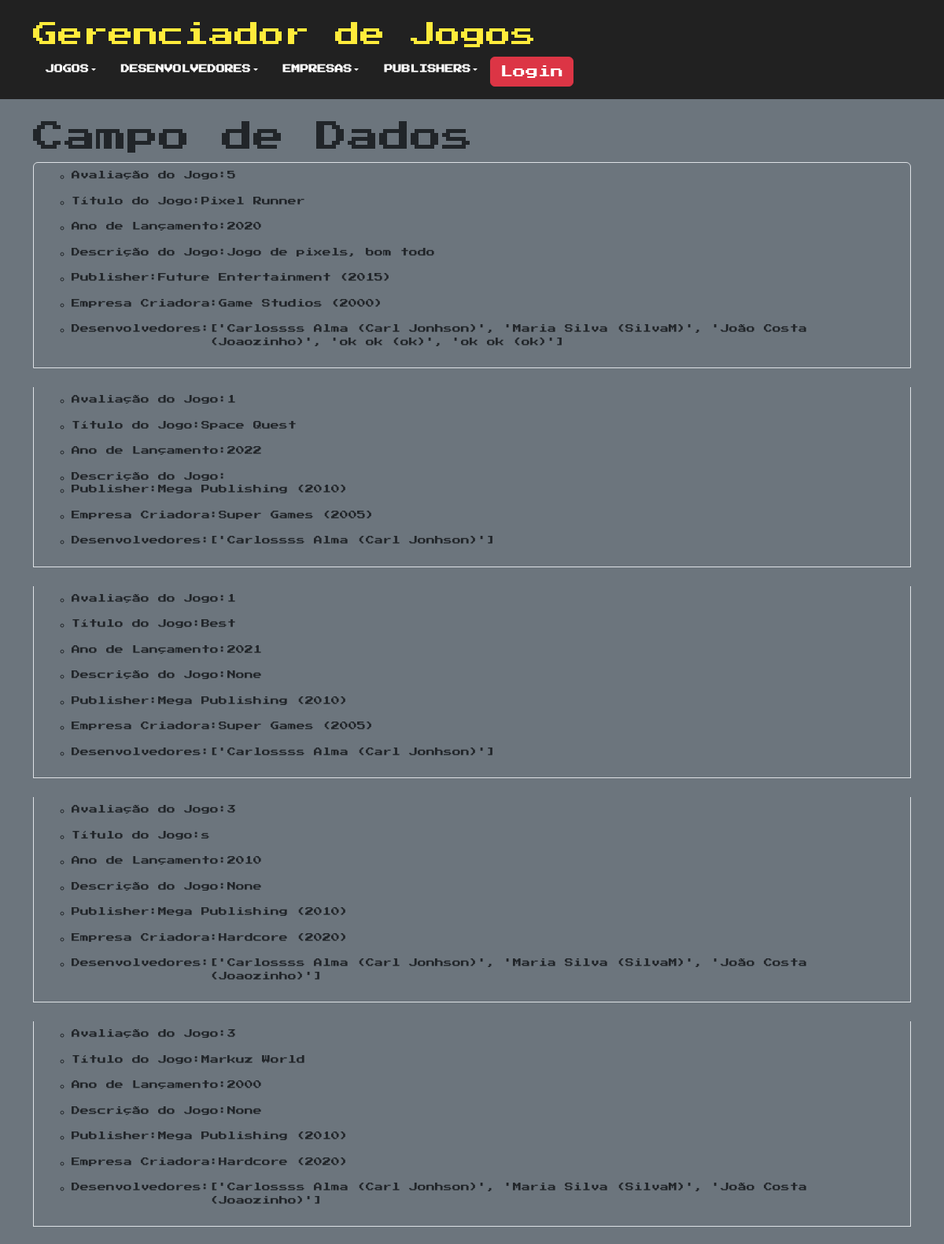
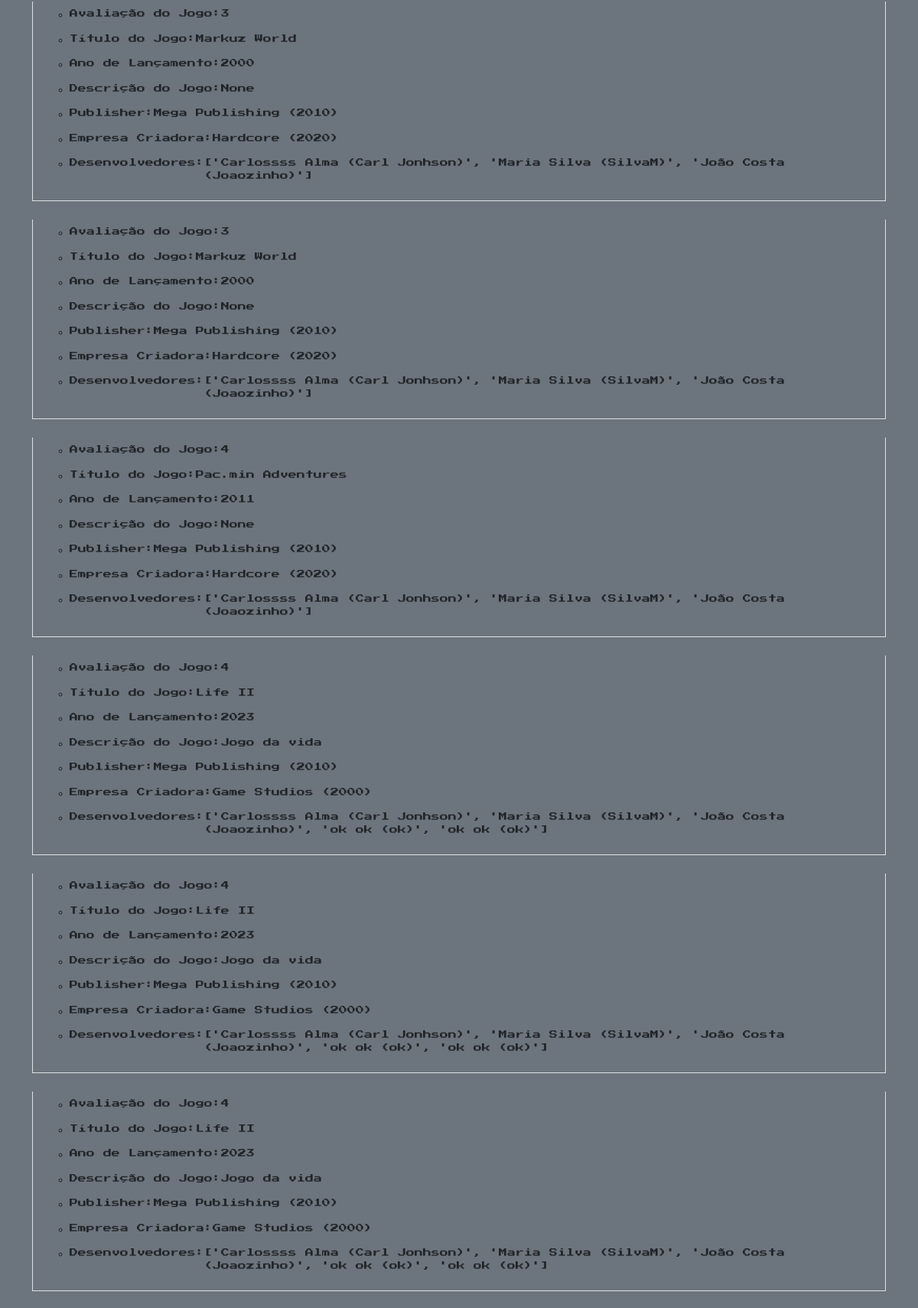
Screenshot of /detalhar/ (upper part) with the database file from the repository (2 pictures, top to bottom).
### games/models.py (models this page shows, shortened)
class Publisher (models.Model):
    enterprise_pub = models.ForeignKey(Enterprise, on_delete=models.CASCADE)
    publisher_name = models.CharField(max_length=30)
    publisher_year = models.PositiveIntegerField()
    def __str__(self):
      return f"{self.publisher_name} ({self.publisher_year})"

class Game (models.Model):
    class Star_Values(models.IntegerChoices):
       MUITO_RUIM = 1, 'MUITO RUIM'
       RUIM = 2, 'RUIM'
       BOM = 3, 'BOM'
       MUITO_BOM = 4, 'MUITO BOM'
       EXCELENTE = 5, 'EXCELENTE'
    game_star = models.IntegerField(choices=Star_Values.choices)
    title_game = models.CharField(max_length=30)
    year_game = models.PositiveIntegerField()
    description_game = models.TextField(null=True, blank=True)
    devs_game =  models.ManyToManyField(Dev)
    publisher_game = models.ForeignKey(Publisher, on_delete=models.CASCADE)
    enterprise_game = models.ForeignKey(Enterprise, on_delete=models.CASCADE)

class Enterprise (models.Model):
    enterprise_name = models.CharField(max_length=30)
    enterprise_year = models.PositiveIntegerField()
    def __str__(self):
      return f"{self.enterprise_name} ({self.enterprise_year})"

### games/views.py (the view)
# urls.py: path('detalhar/', DataListDetails.as_view(), name='detalhar'),
class DataListDetails(TemplateView):
    template_name = 'detalhar_dados.html'
    def get_context_data(self, **kwargs):
        context = super().get_context_data(**kwargs)
        model_choice = self.request.GET.get('model', 'game')
        if model_choice == 'game':
            model = Game
            form_class = GameForm
        elif model_choice == 'enterprise':
            model = Enterprise
            form_class = EnterpriseForm
        elif model_choice == 'dev':
            model = Dev
            form_class = DevForm
        elif model_choice == 'publisher':
            model = Publisher
            form_class = PublisherForm
        else:
            model = Game
            form_class = GameForm
        items = model.objects.all()
        field_names = [field for field in form_class._meta.fields]
        field_label = {field: form_class._meta.labels.get(field) for field in field_names}
        items_with_fields = []
        for item in items:
            item_data = {}
            for field in model._meta.get_fields():
                if field.concrete:
                    field_name = field.name
                    field_value = getattr(item, field_name)
                    if field.many_to_many:
                        field_value = list(field_value.all())
                        field_value = [str(val) for val in field_value]
                    if field_name in field_label:
                        item_data[field_label[field_name]] = field_value
                    else:
                        item_data[field_name] = field_value
            items_with_fields.append(item_data)
        context['items_with_fields'] = items_with_fields
        context['model_choice'] = model_choice
        return context

### games/models.py (called while the page is built)
    def __str__(self):
      return f"{self.dev_name} {self.dev_last_name} ({self.dev_nickname})"

### games/templates/detalhar_dados.html (shortened to what this page needs)
{% extends 'base.html' %}
{% block content %}
<body>
  <h1>Campo de Dados</h1>
  <ul class="list-group">
      {% for item_data in items_with_fields %}
          <li class="bg-secondary list-group-item d-flex justify-content-between alig-item-center mb-4">
              <ul>
              <div>
                  {% for field, value in item_data.items %}
                    {% if field != "id" %}
                      <div class="d-flex">
                        <li class="text-dark"><strong>{{ field }}: </strong> </li> <p> {{ value }}</p>
                      </div>
                    {% endif %}
                  {% endfor %}
              </div>
              </ul>
              <br/>
          </li>
      {% endfor %}
  </ul>
</body>
{% endblock %}

### games/templates/base.html (style rules this page uses)
.press-start-font { font-family: "Press Start 2P", serif; font-size: 11px; font-style: normal; font-weight: 300; }

### rows the page displays
Publisher: item_data "Avaliação do Jogo" "Título do Jogo" "Ano de Lançamento" "Descrição do Jogo" "Desenvolvedores", item_data "5" "2020" "['Carlossss Alma (Carl Jonhson)', 'Maria Silva (SilvaM)', 'João Costa (Joaozinho)', 'ok ok (ok)', 'ok ok (ok)']", field "Publisher", publisher_name+publisher_year "Future Entertainment (2015)"
Game: item_data "Pixel Runner" "Jogo de pixels, bom todo"
Enterprise: field "Empresa Criadora", enterprise_name+enterprise_year "Game Studios (2000)"
Publisher: item_data "Avaliação do Jogo" "Título do Jogo" "Ano de Lançamento" "Descrição do Jogo" "Desenvolvedores" "Avaliação do Jogo" "Título do Jogo" "Ano de Lançamento" "Descrição do Jogo" "Desenvolvedores" "Avaliação do Jogo" "Título do Jogo" "Ano de Lançamento" "Descrição do Jogo" "Desenvolvedores" "Avaliação do Jogo" "Título do Jogo" "Ano de Lançamento" "Descrição do Jogo" "Desenvolvedores" "Avaliação do Jogo" "Título do Jogo" "Ano de Lançamento" "Descrição do Jogo" "Desenvolvedores" "Avaliação do Jogo" "Título do Jogo" "Ano de Lançamento" "Descrição do Jogo" "Desenvolvedores" "Avaliação do Jogo" "Título do Jogo" "Ano de Lançamento" "Descrição do Jogo" "Desenvolvedores" "Avaliação do Jogo" "Título do Jogo" "Ano de Lançamento" "Descrição do Jogo" "Desenvolvedores" "Avaliação do Jogo" "Título do Jogo" "Ano de Lançamento" "Descrição do Jogo" "Desenvolvedores" "Avaliação do Jogo" "Título do Jogo" "Ano de Lançamento" "Descrição do Jogo" "Desenvolvedores", item_data "1" "2022" "['Carlossss Alma (Carl Jonhson)']" "1" "2021" "None" "['Carlossss Alma (Carl Jonhson)']" "3" "s" "2010" "None" "['Carlossss Alma (Carl Jonhson)', 'Maria Silva (SilvaM)', 'João Costa (Joaozinho)']" "3" "2000" "None" "['Carlossss Alma (Carl Jonhson)', 'Maria Silva (SilvaM)', 'João Costa (Joaozinho)']" "3" "2000" "None" "['Carlossss Alma (Carl Jonhson)', 'Maria Silva (SilvaM)', 'João Costa (Joaozinho)']" "3" "2000" "None" "['Carlossss Alma (Carl Jonhson)', 'Maria Silva (SilvaM)', 'João Costa (Joaozinho)']" "4" "2011" "None" "['Carlossss Alma (Carl Jonhson)', 'Maria Silva (SilvaM)', 'João Costa (Joaozinho)']" "4" "2023" "['Carlossss Alma (Carl Jonhson)', 'Maria Silva (SilvaM)', 'João Costa (Joaozinho)', 'ok ok (ok)', 'ok ok (ok)']" "4" "2023" "['Carlossss Alma (Carl Jonhson)', 'Maria Silva (SilvaM)', 'João Costa (Joaozinho)', 'ok ok (ok)', 'ok ok (ok)']" "4" "2023" "['Carlossss Alma (Carl Jonhson)', 'Maria Silva (SilvaM)', 'João Costa (Joaozinho)', 'ok ok (ok)', 'ok ok (ok)']", field "Publisher", publisher_name+publisher_year "Mega Publishing (2010)"
Game: item_data "Space Quest"
Enterprise: field "Empresa Criadora", enterprise_name+enterprise_year "Super Games (2005)"
Game: item_data "Best"
Enterprise: field "Empresa Criadora", enterprise_name+enterprise_year "Hardcore (2020)"
Game: item_data "Markuz World"
Game: item_data "Markuz World"
Game: item_data "Markuz World"
Game: item_data "Pac.min Adventures"
Game: item_data "Life II" "Jogo da vida"
Game: item_data "Life II" "Jogo da vida"
Game: item_data "Life II" "Jogo da vida"
